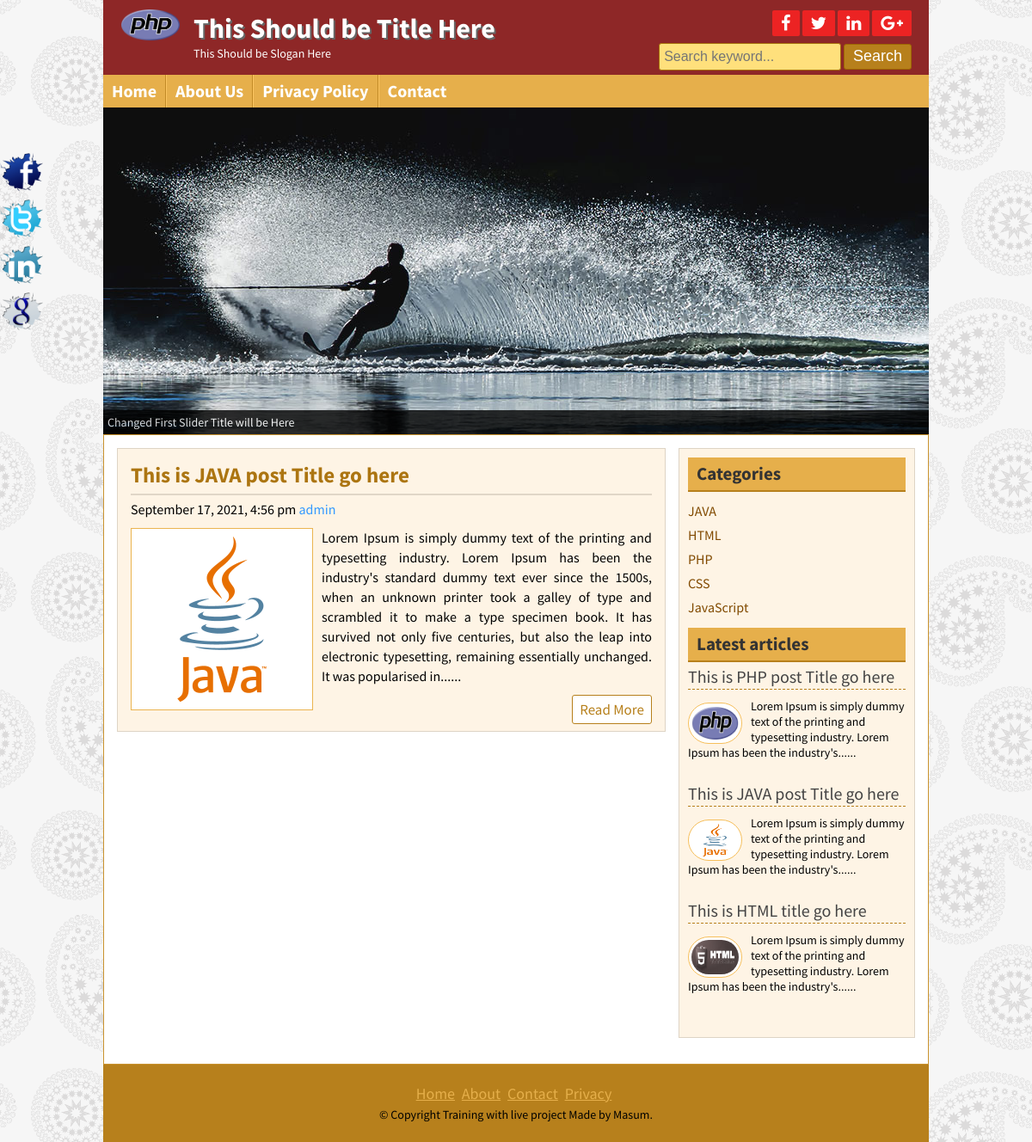
/posts.php?category=1, run on the app's committed database.
### tables this page shows
CREATE TABLE `title_slogan` (
  `id` int(11) NOT NULL,
  `title` varchar(255) NOT NULL,
  `slogan` varchar(255) NOT NULL,
  `logo` varchar(255) NOT NULL
);

CREATE TABLE `tbl_social` (
  `id` int(11) NOT NULL,
  `fb` varchar(255) NOT NULL,
  `tw` varchar(255) NOT NULL,
  `ln` varchar(255) NOT NULL,
  `gp` varchar(255) NOT NULL
);

CREATE TABLE `tbl_page` (
  `id` int(11) NOT NULL,
  `name` varchar(255) NOT NULL,
  `body` text NOT NULL
);

CREATE TABLE `db_post` (
  `id` int(50) NOT NULL,
  `cat` int(11) NOT NULL,
  `title` varchar(255) NOT NULL,
  `body` text NOT NULL,
  `image` varchar(255) NOT NULL,
  `author` varchar(50) NOT NULL,
  `tags` varchar(255) NOT NULL,
  `date` timestamp NOT NULL DEFAULT current_timestamp(),
  `userid` int(11) NOT NULL
);

CREATE TABLE `tbl_category` (
  `id` int(11) NOT NULL,
  `name` varchar(255) NOT NULL
);

CREATE TABLE `copy_right` (
  `id` int(11) NOT NULL,
  `copy` varchar(255) NOT NULL
);

### lib/Database.php (called while the page is built, shortened)
<?php
Class Database{
	public $host   = DB_HOST;
	public $user   = DB_USER;
	public $pass   = DB_PASS;
	public $dbname = DB_NAME;
	public $link;
	private function connectDB(){
	$this->link = new mysqli($this->host, $this->user, $this->pass, $this->dbname);
 }
	public function select($query){
		$result = $this->link->query($query) or die($this->link->error.__LINE__);
		if($result->num_rows > 0){
			return $result;
		} else {
			return false;
		}
	}
}

### helpers/Format.php (called while the page is built, shortened)
<?php
class Format{
	public function formatDate($date){
		return date('F j, Y, g:i a',strtotime($date));
	}
	public function  textShorten($text, $limit = 400){
		$text = $text. " ";
		$text = substr($text, 0, $limit);
		$text = substr($text, 0, strrpos($text, ' '));
		$text = $text."......";
		return $text;
	}
}
?>

### posts.php (the view)
<?php include"inc/header.php";?>
<?php include"inc/slider.php";?>
<?php
	if (!isset($_GET['category']) || $_GET['category'] == NULL) {
		header("Location: 404.php");
	}else{
		$id = $_GET['category'];
	}
?>
<div class="contentsection contemplete clear">
<div class="maincontent clear">
	<?php
		$query = "SELECT * from db_post where cat=$id";
		$category  = $db->select($query);
		if ($category) {
			while ($result = $category->fetch_assoc()) {
		?>
		<div class="samepost clear">
			<h2><a href="post.php?id=<?php  echo $result['id']; ?>"><?php echo $result['title'];?></a></h2>
			<h4><?php echo $fm->formatDate($result['date']);?> <a href="#"><?php echo $result['author'];?></a></h4>
			<a href="#"><img src="admin/<?php echo $result['image'];?>" alt="post image"/></a>
			<?php echo $fm->textShorten($result['body']);?>
			<div class="readmore clear">
				<a href="post.php?id=<?php  echo $result['id']; ?>">Read More</a>
			</div>
		</div>
			<?php } } ?>
</div>
<?php include"inc/sidebar.php"?>
<?php include"inc/footer.php"?>

### inc/header.php (shortened to what this page needs)
<?php include"lib/Database.php";?>
<?php include"helpers/Format.php";?>
<?php
$db = new Database();
$fm = new Format();
?>
<!DOCTYPE html>
<html>
<head>
	<?php include"scripts/css.php";?>
</head>
<body>
	<div class="headersection templete clear">
			<div class="logo">
				<?php
				$query = "SELECT * FROM title_slogan WHERE id = '1'";
    			$blog_title = $db->select($query);
    			if ($blog_title) {
        			while ($result = $blog_title->fetch_assoc()) {
				?>
				<a href="index.php"><img src="admin/<?php echo $result['logo'];?>" alt="Logo"/>
				<a href="index.php" style="text-decoration: none;"><h2><?php echo $result['title'];?></h2></a>
				<a href="index.php" style="text-decoration: none;"><p><?php echo $result['slogan'];?></p></a>
				<?php } }?>
			</div>
		<div class="social clear">
			<div class="icon clear">
				<?php
				$query = "SELECT * FROM tbl_social WHERE id = '1'";
    			$blog_social = $db->select($query);
    			if ($blog_social) {
        			while ($result = $blog_social->fetch_assoc()) {
				?>
				<a href="<?php echo $result['fb'];?>" target="_blank"><i class="fa fa-facebook"></i></a>
				<a href="<?php echo $result['tw'];?>" target="_blank"><i class="fa fa-twitter"></i></a>
				<a href="<?php echo $result['ln'];?>" target="_blank"><i class="fa fa-linkedin"></i></a>
				<a href="<?php echo $result['gp'];?>" target="_blank"><i class="fa fa-google-plus"></i></a>
			<?php } }?>
			</div>
			<div class="searchbtn clear">
			<form action="search.php" method="get">
				<input type="text" name="search" placeholder="Search keyword..."/>
				<input type="submit" name="submit" value="Search"/>
			</form>
			</div>
		</div>
	</div>
<div class="navsection templete">
	<?php
	$path = $_SERVER['SCRIPT_FILENAME'];
	$currentpage = basename($path, '.php');
	?>
	<ul>
		<li><a <?php if ($currentpage == 'index') {echo 'id="active"';}?> href="index.php">Home</a></li>
		<?php
			$query = "SELECT * FROM tbl_page";
			$page = $db->select($query);
			if ($page) {
    			while ($result = $page->fetch_assoc()) {
		?>
		<li><a
			<?php
			if (isset($_GET['pageid']) && $_GET['pageid'] == $result['id']) {
				echo 'id="active"';
			}
			?>
			href="page.php?pageid=<?php echo $result['id'];?>"><?php echo $result['name'];?></a></li>
		<?php } }?>
		<li><a <?php if ($currentpage == 'contact') {echo 'id="active"';}?> href="contact.php">Contact</a></li>
	</ul>
</div>

### inc/sidebar.php
    <div class="sidebar clear">
        <div class="samesidebar clear">
            <h2>Categories</h2>
            <?php
                $query = "SELECT * from tbl_category";
                $category  = $db->select($query);
                if ($category) {
                    while ($result = $category->fetch_assoc()) {
                ?>
                <ul>
                    <li><a href="posts.php?category=<?php  echo $result['id']; ?>"><?php echo $result['name']?></a></li>
                </ul>
            <?php } } else{ echo "No Category Cretaed !!";}?>
        </div>
        <div class="samesidebar clear">
            <h2>Latest articles</h2>
                   <?php
                        $query = "SELECT * from db_post limit 3";
                        $latestpost  = $db->select($query);
                        if ($latestpost) {
                            while ($result = $latestpost->fetch_assoc()) {
                    ?>
                <div class="popular clear">
                    <h3><a href="post.php?id=<?php  echo $result['id']; ?>"><?php echo $result['title'];?></a></h3>
                    <a href="post.php?id=<?php  echo $result['id']; ?>">
                        <img src="admin/<?php echo $result['image'];?>" alt="post image"/>
                    </a>
                    <?php echo $fm->textShorten($result['body'], 120);?>
                </div>
                <?php } } else{ echo "No Post Cretaed !!";}?>
        </div>
    </div>
</div>

### inc/footer.php (shortened to what this page needs)
<div class="footersection templete clear">
	  <div class="footermenu clear">
		<ul>
			<li><a href="#">Home</a></li>
			<li><a href="#">About</a></li>
			<li><a href="#">Contact</a></li>
			<li><a href="#">Privacy</a></li>
		</ul>
	  </div>
	    <?php
				$query = "SELECT * FROM copy_right WHERE id = '1'";
    			$copyright = $db->select($query);
    			if ($copyright) {
        			while ($result = $copyright->fetch_assoc()) {
		?>
	  <p>&copy; <?php echo $result['copy'];?></p>
	<?php } }?>
	</div>
	<div class="fixedicon clear">
		<?php
			$query = "SELECT * FROM tbl_social WHERE id = '1'";
			$blog_social = $db->select($query);
			if ($blog_social) {
    			while ($result = $blog_social->fetch_assoc()) {
		?>
		<a href="<?php echo $result['fb'];?>"><img src="images/fb.png" alt="Facebook"/></a>
		<a href="<?php echo $result['tw'];?>"><img src="images/tw.png" alt="Twitter"/></a>
		<a href="<?php echo $result['ln'];?>"><img src="images/in.png" alt="LinkedIn"/></a>
		<a href="<?php echo $result['gp'];?>"><img src="images/gl.png" alt="GooglePlus"/></a>
	<?php } }?>
	</div>
</body>
</html>

### theme/red.css (style rules this page uses)
.headersection { background: #8E2727 none repeat scroll 0 0; }
.icon a { background: #ec2323 none repeat scroll 0 0; }

### data on the page
title_slogan: logo (picture), title "This Should be Title Here", slogan "This Should be Slogan Here"
tbl_page: name "About Us"
tbl_page: name "Privacy Policy"
db_post: title "This is JAVA post Title go here", date "September 17, 2021, 4:56 pm", author "admin", image (picture), body "Lorem Ipsum is simply dummy text of the printing and typesetting industry. Lorem Ipsum has been the industry's standard dummy text ever since the 1500s, when an unknown printer took a galley of type and scrambled it to make a type specimen book. It has survived not only five centuries, but also the leap into electronic typesetting, remaining essentially unchanged. It was popularised in......", body "Lorem Ipsum is simply dummy text of the printing and typesetting industry. Lorem Ipsum has been the industry's......"
tbl_category: name "JAVA"
tbl_category: name "HTML"
tbl_category: name "PHP"
tbl_category: name "CSS"
tbl_category: name "JavaScript"
db_post: title "This is PHP post Title go here", image (picture), body "Lorem Ipsum is simply dummy text of the printing and typesetting industry. Lorem Ipsum has been the industry's......"
db_post: title "This is HTML title go here", image (picture), body "Lorem Ipsum is simply dummy text of the printing and typesetting industry. Lorem Ipsum has been the industry's......"
copy_right: copy "Copyright Training with live project Made by Masum."
